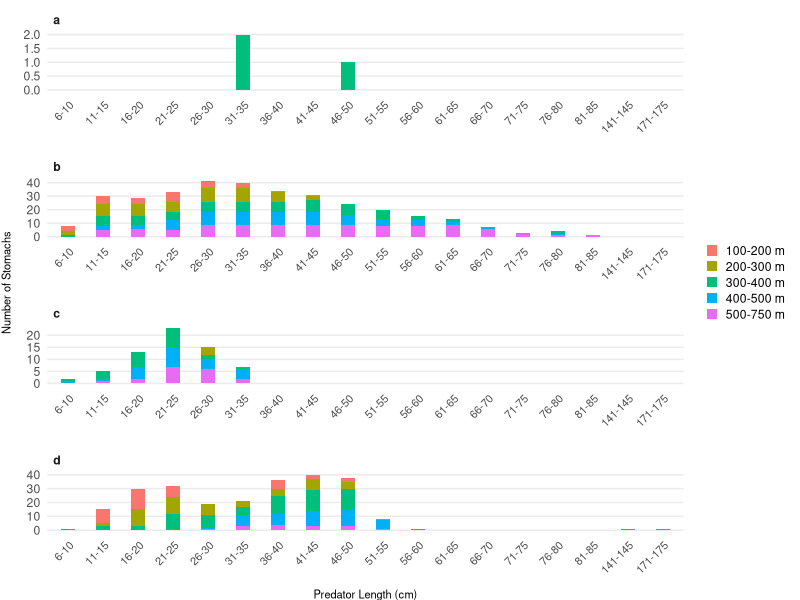
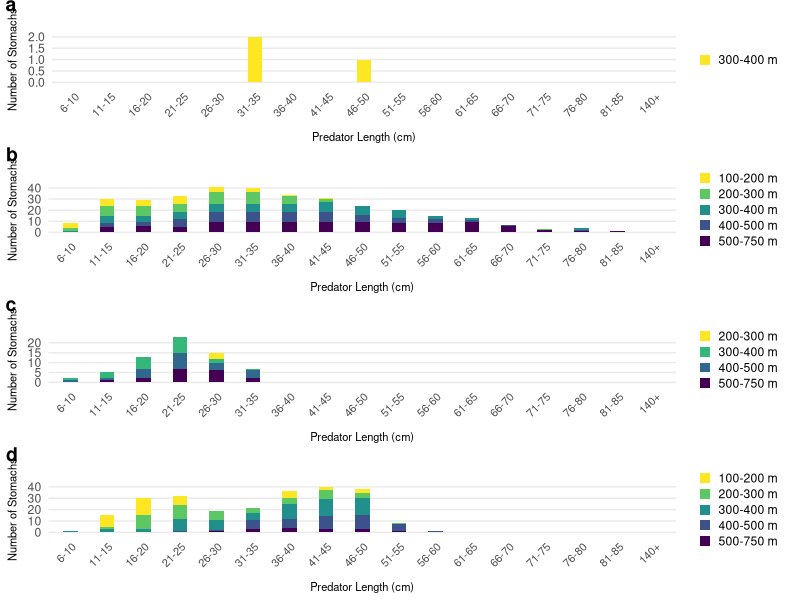
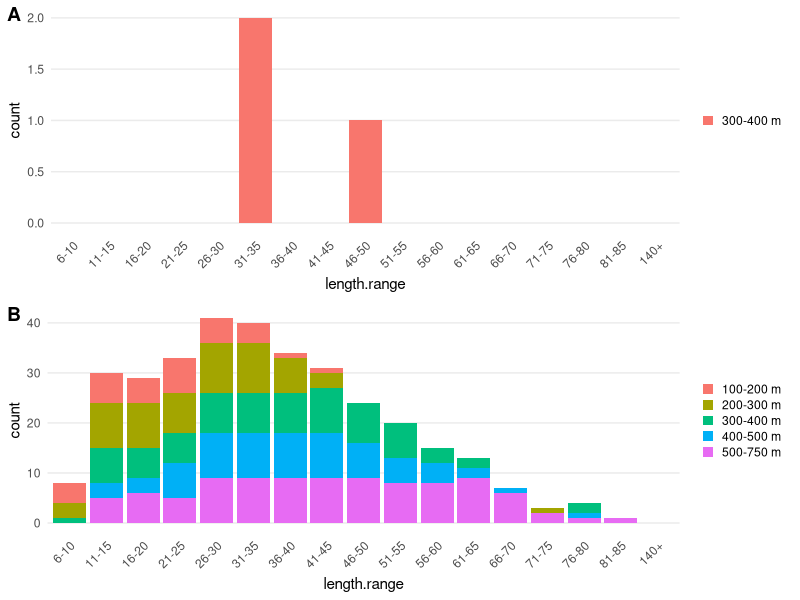

The R script that drew these images, in order: (Note: this script raises an error after producing the figures.)
################################################################################
################################################################################
#                   Figure 5 Stomach by Length & Depth - DRAFT
################################################################################
################################################################################

# Author: Krista Kenyon (KAK)
# Date Created: June 17/2024
# Date Last Modified: June 28/2024 by KAK

# Document Purpose: Working document for creating the Figure 5 paneled bar charts.
    # Working in code is simpler and faster here than in the R Markdown document
        # R Markdown places code results below chunks, which can mean a lot of scrolling
        # Not worried about accidentally knitting the whole document when testing out different code chunks
    # Current version is up to date clean code.

# Document Sections:
    # Remaining Tasks
    # Library's to Load
    # Chunk A: Importing and Prepping the Data
        # copy of R Markdown Chunk 2: import data
        # no modifications were made to this chunk
    # Chunk B: Creating the Paneled Bar Charts examining stomachs sampled per fish length
        # code transferred into the R Markdown Chunk 5: stomach-length
    # Additional Notes


# To see tutorials, key webpages, and key videos I used to create and format the 
# bar chart, please see the 'Draft_Script_Fig05_Stomach-by-Length.R' in the 'Draft Code' folder


################################################################################
######################### Remaining Tasks ######################################
################################################################################

## Step 1: Select which chart style I will go with

## Step 2: Save base prey and pred dataframe outputs for cleaner code

## Step 3: Clean up Document Code

## Step 4: Clean up Draft Script doc
  
## Step 5: Decide if I want to mess around with panel boarders right now

## BACKBURNER: Is there a way to clean up my predator length codes


################################################################################
####################### Library's to Load ######################################
################################################################################
library(ggplot2) 
library(tidyverse)
library(dplyr)
library(reshape2) 
library(viridis)  # Fig 5 - color blind friendly palette
# library(ggrepel)

################################################################################
################### Importing and Prepping the Data ########################
###############################################################################

# This code chunk:
    # imports the data
    # manipulates the data it to create the base prey dataframe
    # manipulates the data it to create the base predator dataframe
    # checks & saves the dataframe structures

# The data imported must be structured consistently in order to utilize this coding.

# All code to check dataframe structure are commented out. If not they will produce outputs into the report.


############################ Key Data Structure Assumption #####################

# It is assumed that the imported data will initially have a structure consistent to the example saved immediately below. Particularly the variable names and variable data type (e.g. chr, int, num)

### Example initial imported dataset structure 

# 'data.frame':	1236 obs. of  19 variables:
# $ ContentKey        : chr  "62114003_892_3_1_-14_1733" "62114003_892_3_1_-15_1732" "62114003_892_3_1_-16_1728" "62114003_892_3_1_-17_1729" ...
# $ Prey_OS_ID        : int  6967 9998 6967 6967 6967 6967 8020 8020 4950 8530 ...
# $ PreyWt            : num  0.3 NA 0.286 0.091 0.079 ...
# $ Prey_Count        : int  NA NA NA NA NA NA NA NA NA NA ...
# $ OS_ID             : int  892 892 892 892 892 892 892 892 892 892 ...
# $ Length            : num  24.5 20 20 20.5 17 14 37.5 27 27 33 ...
# $ Trawl_ID          : int  62114003 62114003 62114003 62114003 62114003 62114003 62114003 62114003 62114003 62114003 ...
# $ Year              : int  2019 2019 2019 2019 2019 2019 2019 2019 2019 2019 ...
# $ Start.Depth       : int  269 269 269 269 269 269 269 269 269 269 ...
# $ End.Depth         : int  271 271 271 271 271 271 271 271 271 271 ...
# $ Depth.Range       : chr  "201-300" "201-300" "201-300" "201-300" ...
# $ Study.Area        : chr  "2G" "2G" "2G" "2G" ...
# $ Scientific.Name   : chr  "REINHARDTIUS HIPPOGLOSSOIDES" "REINHARDTIUS HIPPOGLOSSOIDES" "REINHARDTIUS HIPPOGLOSSOIDES" "REINHARDTIUS HIPPOGLOSSOIDES" ...
# $ CommonName        : chr  "GREENLAND HALIBUT, TURBOT" "GREENLAND HALIBUT, TURBOT" "GREENLAND HALIBUT, TURBOT" "GREENLAND HALIBUT, TURBOT" ...
# $ Start.Lat.Degree  : int  57 57 57 57 57 57 57 57 57 57 ...
# $ Start.Lat.Minutes : num  45.1 45.1 45.1 45.1 45.1 ...
# $ Start.Long.Degree : int  60 60 60 60 60 60 60 60 60 60 ...
# $ Start.Long.Minutes: num  24.2 24.2 24.2 24.2 24.2 ...
# $ FishKey           : chr  "62114003_892_3_1_-14" "62114003_892_3_1_-15" "62114003_892_3_1_-16" "62114003_892_3_1_-17" ...


####################### Importing Your Data ####################################


### import data

prey <- read.csv('data/raw/2019_StomachContent_test.csv') 
    # assumes header=TRUE and knows it's separated by commas
# head(prey)

# str(prey)
    # check initial data structure. Does it match example?


########################## Creating Base Prey Dataframe ########################

# 'prey' dataframe: each row is a new prey item per sampled stomachs

# Dataframe transformations:
    # add column with shrimp fishing regions (EAZ, WAZ, SFA4)
    # add column with predator 'category' names (Atlantic code, Greenland halibut, Redfish, Skate)

# Finish with checking and storing dataframe structure


 
### Adding 'region' category (WAZ, EAZ, SFA4) 

prey$region = prey$Study.Area  
    # creates new column that is duplicate of sa.code, and renames to pred. name

prey <- prey %>% 
  mutate(region=recode(region, "RISA"="EAZ", "SFA2EX"="EAZ", "SFA3" ="WAZ","2G"="SFA4"))
    # renaming values in the prey$region column
 


### Adding predator category

prey$pred.name = prey$OS_ID  
    # creates new column that is duplicate of pred.sp, and renames to pred. name

prey <- prey %>%
  mutate(pred.name=recode(pred.name, "892" = "Greenland halibut",
                          "438" = "Atlantic cod",
                          "792" = "Redfish", "793" = "Redfish", "794" = "Redfish",
                          "997" = "Redfish", "998" = "Redfish",
                          "80" = "Skate", "88" = "Skate", "89" = "Skate",
                          "90" = "Skate", "91" = "Skate", "92" = "Skate",
                          "94" = "Skate", "95" = "Skate", "96" = "Skate",
                          "97" = "Skate"))
    # replaces species codes with predatory categories in new column. 
    # See 'Predator Codes and Names.txt' file in 'Scripts' folder for list of species names attached to each code



### Checking our Base Prey Dataframe Modifications

# which(is.na(prey))
    # checking if there are blank values or NA's in the dataframe

str(prey) 
    # checking new dataframe structure to ensure all updates are good


### Saving Structure of Base 2019 Dataframe

# 'data.frame':	1236 obs. of  21 variables:
# $ ContentKey        : chr  "62114003_892_3_1_-14_1733" "62114003_892_3_1_-15_1732" "62114003_892_3_1_-16_1728" "62114003_892_3_1_-17_1729" ...
# $ Prey_OS_ID        : int  6967 9998 6967 6967 6967 6967 8020 8020 4950 8530 ...
# $ PreyWt            : num  0.3 NA 0.286 0.091 0.079 ...
# $ Prey_Count        : int  NA NA NA NA NA NA NA NA NA NA ...
# $ OS_ID             : int  892 892 892 892 892 892 892 892 892 892 ...
# $ Length            : num  24.5 20 20 20.5 17 14 37.5 27 27 33 ...
# $ Trawl_ID          : int  62114003 62114003 62114003 62114003 62114003 62114003 62114003 62114003 62114003 62114003 ...
# $ Year              : int  2019 2019 2019 2019 2019 2019 2019 2019 2019 2019 ...
# $ Start.Depth       : int  269 269 269 269 269 269 269 269 269 269 ...
# $ End.Depth         : int  271 271 271 271 271 271 271 271 271 271 ...
# $ Depth.Range       : chr  "201-300" "201-300" "201-300" "201-300" ...
# $ Study.Area        : chr  "2G" "2G" "2G" "2G" ...
# $ Scientific.Name   : chr  "REINHARDTIUS HIPPOGLOSSOIDES" "REINHARDTIUS HIPPOGLOSSOIDES" "REINHARDTIUS HIPPOGLOSSOIDES" "REINHARDTIUS HIPPOGLOSSOIDES" ...
# $ CommonName        : chr  "GREENLAND HALIBUT, TURBOT" "GREENLAND HALIBUT, TURBOT" "GREENLAND HALIBUT, TURBOT" "GREENLAND HALIBUT, TURBOT" ...
# $ Start.Lat.Degree  : int  57 57 57 57 57 57 57 57 57 57 ...
# $ Start.Lat.Minutes : num  45.1 45.1 45.1 45.1 45.1 ...
# $ Start.Long.Degree : int  60 60 60 60 60 60 60 60 60 60 ...
# $ Start.Long.Minutes: num  24.2 24.2 24.2 24.2 24.2 ...
# $ FishKey           : chr  "62114003_892_3_1_-14" "62114003_892_3_1_-15" "62114003_892_3_1_-16" "62114003_892_3_1_-17" ...
# $ region            : chr  "SFA4" "SFA4" "SFA4" "SFA4" ...
# $ pred.name         : chr  "Greenland halibut" "Greenland halibut" "Greenland halibut" "Greenland halibut" ...



###################### Creating Base Predator Dataframe ########################

# 'pred' dataframe: each row is a new fish that's stomach was sampled 

# Dataframe transformations:
    # check number of fish sampled
    # duplicate prey dataframe
    # remove duplicate fish-id values (from multiple prey found within stomachs)
    # confirm number of sampled fish retained is correct
    # add column for number of stomachs sampled

# Finish with checking and storing dataframe structure



### checking how many unique fish were sampled

length(unique(prey$FishKey))
    # 2019 data: 644 observations


### duplicating base prey dataframe

pred <- prey


### Retain one row per sampled fish

# removing duplicated values for FishKey so that there is one entry per predator
pred <- pred[!duplicated(pred$FishKey),]
    # removes duplicates in FishKey
    # code found here https://stackoverflow.com/questions/52038660/how-to-subset-your-dataframe-to-only-keep-the-first-duplicate

# CHECK NUMBER VARIABLES! Does it match # unique fish sampled above
str(pred) 
    # for 2019 data: 644 observations


### Adding category for the number of stomachs sampled per fish

pred$sampled.stomach <- 1 


### Saving Structure of Base Dataframe
str(pred)

# 'data.frame':	644 obs. of  22 variables:
#   $ ContentKey        : chr  "62114003_892_3_1_-14_1733" "62114003_892_3_1_-15_1732" "62114003_892_3_1_-16_1728" "62114003_892_3_1_-17_1729" ...
# $ Prey_OS_ID        : int  6967 9998 6967 6967 6967 6967 8020 8020 8530 8020 ...
# $ PreyWt            : num  0.3 NA 0.286 0.091 0.079 ...
# $ Prey_Count        : int  NA NA NA NA NA NA NA NA NA NA ...
# $ OS_ID             : int  892 892 892 892 892 892 892 892 892 892 ...
# $ Length            : num  24.5 20 20 20.5 17 14 37.5 27 33 33.5 ...
# $ Trawl_ID          : int  62114003 62114003 62114003 62114003 62114003 62114003 62114003 62114003 62114003 62114003 ...
# $ Year              : int  2019 2019 2019 2019 2019 2019 2019 2019 2019 2019 ...
# $ Start.Depth       : int  269 269 269 269 269 269 269 269 269 269 ...
# $ End.Depth         : int  271 271 271 271 271 271 271 271 271 271 ...
# $ Depth.Range       : chr  "201-300" "201-300" "201-300" "201-300" ...
# $ Study.Area        : chr  "2G" "2G" "2G" "2G" ...
# $ Scientific.Name   : chr  "REINHARDTIUS HIPPOGLOSSOIDES" "REINHARDTIUS HIPPOGLOSSOIDES" "REINHARDTIUS HIPPOGLOSSOIDES" "REINHARDTIUS HIPPOGLOSSOIDES" ...
# $ CommonName        : chr  "GREENLAND HALIBUT, TURBOT" "GREENLAND HALIBUT, TURBOT" "GREENLAND HALIBUT, TURBOT" "GREENLAND HALIBUT, TURBOT" ...
# $ Start.Lat.Degree  : int  57 57 57 57 57 57 57 57 57 57 ...
# $ Start.Lat.Minutes : num  45.1 45.1 45.1 45.1 45.1 ...
# $ Start.Long.Degree : int  60 60 60 60 60 60 60 60 60 60 ...
# $ Start.Long.Minutes: num  24.2 24.2 24.2 24.2 24.2 ...
# $ FishKey           : chr  "62114003_892_3_1_-14" "62114003_892_3_1_-15" "62114003_892_3_1_-16" "62114003_892_3_1_-17" ...
# $ region            : chr  "SFA4" "SFA4" "SFA4" "SFA4" ...
# $ pred.name         : chr  "Greenland halibut" "Greenland halibut" "Greenland halibut" "Greenland halibut" ...
# $ sampled.stomach      : num  1 1 1 1 1 1 1 1 1 1 ...





################################################################################
############## Chunk B: Creating Fig 5 Paneled-Bar Chart #######################
################################################################################

# The purpose of this code chunk is to create Figure 5

# The sections of this code chunk are:
    # Creating a new dataframe for Figure 5
    # Creating and Formatting Figure 5 paneled-bar chart


# If desired, additional notes and links to tutorial youtubes/webpages I used to create Figure 5 are recorded in (scripts/draft code/Draft_Script_Fig5_Stomach-by-Length.R)

# Those notes include sites and tutorials that assisted me with:
    # ....................
    # ....................
    # ....................


################### Creating New Dataframe for Fig 5 ###########################

# This dataframe will detail the total sum of stomachs sampled per size class within each depth stratum.
    # Different panel for each predator category

# All code to check dataframe structure are commented out. If not they will produce outputs into the report.

# New Dataframe structure will need:
    # Three categorical variables:
        # x-axis: predator length
        # fill: depth range
        # facet: predator category
    # One numerical variable:
        # y-axis: sum stomach samples that falls within categories



### Adding depth range category
    # The database does have a depth-range column with a variety of values.
    # This code needs to be repeatable.
    # I'm not sure if new depth-range categories will be added in the future
    # So I am creating a depth range category based on start and end depths

# creating new column filled with NAs (makes QA easier)
pred$depth <- NA 

# Creating the depth range categories
    # yes multiple categories both use the same 'start/end' points.
    # the combination of requirements within each depth category means there isn't actually overlap
pred$depth[pred$Start.Depth >= 100 & pred$End.Depth >= 100 & 
             pred$Start.Depth <= 200 & pred$End.Depth <= 200] <- "100-200 m"

pred$depth[pred$Start.Depth >= 200 & pred$End.Depth >= 200 & 
             pred$Start.Depth <= 300 & pred$End.Depth <= 300] <- "200-300 m"

pred$depth[pred$Start.Depth >= 300 & pred$End.Depth >= 300 & 
             pred$Start.Depth <= 400 & pred$End.Depth <= 400] <- "300-400 m"

pred$depth[pred$Start.Depth >= 400 & pred$End.Depth >= 400 & 
             pred$Start.Depth <= 500 & pred$End.Depth <= 500] <- "400-500 m"

pred$depth[pred$Start.Depth >= 500 & pred$End.Depth >= 500 & 
             pred$Start.Depth <= 750 & pred$End.Depth <= 750] <- "500-750 m"

# check if there are any NAs remaining (shows # NA's per column)
colSums(is.na(pred))   





### Adding predator length range category

## creating new column filled with NAs (makes QA easier)
pred$length.range <- NA

# Creating the depth range categories
pred$length.range[pred$Length < 6] <- "0-5" 
pred$length.range[pred$Length >= 6 & pred$Length < 11] <- "6-10"
pred$length.range[pred$Length >= 11 & pred$Length < 16] <- "11-15"
pred$length.range[pred$Length >= 16 & pred$Length < 21] <- "16-20"
pred$length.range[pred$Length >= 21 & pred$Length < 26] <- "21-25"
pred$length.range[pred$Length >= 26 & pred$Length < 31] <- "26-30"
pred$length.range[pred$Length >= 31 & pred$Length < 36] <- "31-35"
pred$length.range[pred$Length >= 36 & pred$Length < 41] <- "36-40"
pred$length.range[pred$Length >= 41 & pred$Length < 46] <- "41-45"
pred$length.range[pred$Length >= 46 & pred$Length < 51] <- "46-50"
pred$length.range[pred$Length >= 51 & pred$Length < 56] <- "51-55"
pred$length.range[pred$Length >= 56 & pred$Length < 61] <- "56-60"
pred$length.range[pred$Length >= 61 & pred$Length < 66] <- "61-65"
pred$length.range[pred$Length >= 66 & pred$Length < 71] <- "66-70"
pred$length.range[pred$Length >= 71 & pred$Length < 76] <- "71-75"
pred$length.range[pred$Length >= 76 & pred$Length < 81] <- "76-80"
pred$length.range[pred$Length >= 81 & pred$Length < 85] <- "81-85"
pred$length.range[pred$Length >= 86 & pred$Length < 91] <- "86-90"
pred$length.range[pred$Length >= 91 & pred$Length < 96] <- "91-95"
pred$length.range[pred$Length >= 96 & pred$Length < 101] <- "96-100"
pred$length.range[pred$Length >= 101 & pred$Length < 106] <- "101-105"
pred$length.range[pred$Length >= 106 & pred$Length < 111] <- "106-110"
pred$length.range[pred$Length >= 111 & pred$Length < 116] <- "111-115"
pred$length.range[pred$Length >= 116 & pred$Length < 121] <- "116-120"
pred$length.range[pred$Length >= 121 & pred$Length < 126] <- "121-125"
pred$length.range[pred$Length >= 126 & pred$Length < 131] <- "126-130"
pred$length.range[pred$Length >= 131 & pred$Length < 136] <- "131-135"
pred$length.range[pred$Length >= 136 & pred$Length < 141] <- "136-140"
pred$length.range[pred$Length >= 141 & pred$Length < 146] <- "141-145"
pred$length.range[pred$Length >= 146 & pred$Length < 151] <- "146-150"
pred$length.range[pred$Length >= 151 & pred$Length < 156] <- "151-155"
pred$length.range[pred$Length >= 156 & pred$Length < 161] <- "156-160"
pred$length.range[pred$Length >= 161 & pred$Length < 166] <- "161-165"
pred$length.range[pred$Length >= 166 & pred$Length < 171] <- "166-170"
pred$length.range[pred$Length >= 171 & pred$Length < 176] <- "171-175"
pred$length.range[pred$Length >= 176 & pred$Length < 181] <- "176-180"
pred$length.range[pred$Length >= 181 & pred$Length < 185] <- "181-185"
pred$length.range[pred$Length >= 186 & pred$Length < 191] <- "186-190"
pred$length.range[pred$Length >= 191 & pred$Length < 196] <- "191-195"
pred$length.range[pred$Length >= 196 & pred$Length < 201] <- "196-200"


colSums(is.na(pred)) 


# I still don't like the above code. It's super clunky. BUT it will give the desired effects.
# Any values outside of these defined ranges in future years will appear as NA in the charts.

# For my attempts at cleaner binning code, and rational as to why those methods were not used:
    # See the bottom of scripts/draft code/Draft_Script_Fig5_Stomach-by-Length.R



############### Building and Formatting the Grouped Bar Chart ##################

#### Option 1 ####

# This option has 1 legend and uses the predator category as a title vs a/b/c/d


# look at for panel labels and outlines in following webpage: https://stackoverflow.com/questions/67098543/facet-wrap-labels-as-panel-labels-in-ggplot

# look at for labels per panel https://stackoverflow.com/questions/14840542/place-a-legend-for-each-facet-wrap-grid-in-ggplot2

####### TESTING FACET_GRID
 
# 
# ggplot(pred, aes(reorder(length.range, Length))) +
#   
#   geom_bar(aes(fill = depth),
#            position = "stack",
#            stat="count",
#            width = 0.4) +   
#   
#   facet_grid(depth ~ pred.name) #, 
#              # scale = "free_y",
#              # axes = "all_x")
# 
# theme_minimal() + 
#   
#   theme(axis.text.x = element_text(angle = 45,hjust = 1, size = 8 ),
#         axis.title = element_text(size = 8),
#         axis.title.y = element_text(vjust = +3),                 # pulls y-axis title away from chart
#         axis.title.x = element_text(vjust = -2),                 # pulls x-axis title away from chart
#         legend.title = element_blank(),                          # removes legend title
#         common.legend = TRUE,
#         legend.key.size = unit(3, "mm"),                         # adjusts width of legend color symbols
#         legend.key.height = unit(3, "mm"),                       # adjusts height of legend color symbols
#         legend.key.spacing.y = unit(1, "mm"),                    # defines space between legend items
#         panel.grid.minor = element_blank(),                      # removes all minor grid-lines
#         panel.grid.major.x = element_blank(),
#         panel.spacing = unit(13, 'point'),                         # adds space between panels
#         # panel.border = element_rect(fill = "transparent",        # needed to add the boarder       
#         #                            color = "black", linewidth = 1.0), # boarder color and width
#         strip.text = element_text(face = "bold",      # bolds the panel titles
#                                   hjust = 0)) +       # pulls panel titles to the top left
#   
#   labs(x = "Predator Length (cm)",
#        y = "Number of Stomachs")


####

g05<- ggplot(pred, aes(reorder(length.range, Length))) +  # orders the X-axis categories based on numerical length of fish
        # basically makes ggplot see and order the x-axis as numbers vs text
  
  geom_bar(aes(fill = depth),
           position = "stack",
           stat="count",
           width = 0.4) +   # changes the width of the bars 
  
  facet_wrap(~ pred.name, 
             nrow = 5, 
             scale = "free_y",
             axes = "all_x") +
  
 # scale_x_discrete(limits = c("6-10", "11-15", "16-20", "21-25", "26-30", "31-35", "36-40",
 #                              "41-45", "46-50", "51-55", "56-60", "61-65", "66-70", 
 #                             "71-75", "76-80", "81-85", "140+")) +
  
 # scale_fill_viridis(discrete = TRUE,   # color-blind friendly palet for discrete data
 #                    direction = -1) +  # flips the order of the colours
    
  theme_minimal() + 
  
  theme(axis.text.x = element_text(angle = 45,hjust = 1, size = 8 ),
        axis.title = element_text(size = 8),
        axis.title.y = element_text(vjust = +3),                 # pulls y-axis title away from chart
        axis.title.x = element_text(vjust = -2),                 # pulls x-axis title away from chart
        legend.title = element_blank(),                          # removes legend title
        common.legend = TRUE,
        legend.key.size = unit(3, "mm"),                         # adjusts width of legend color symbols
        legend.key.height = unit(3, "mm"),                       # adjusts height of legend color symbols
        legend.key.spacing.y = unit(1, "mm"),                    # defines space between legend items
        panel.grid.minor = element_blank(),                      # removes all minor grid-lines
        panel.grid.major.x = element_blank(),
        panel.spacing = unit(13, 'point'),                         # adds space between panels
        # panel.border = element_rect(fill = "transparent",        # needed to add the boarder       
        #                            color = "black", linewidth = 1.0), # boarder color and width
        strip.text = element_text(face = "bold",      # bolds the panel titles
                                  hjust = 0)) +       # pulls panel titles to the top left
  
  labs(x = "Predator Length (cm)",
       y = "Number of Stomachs")


### Option 2 ###

# This option has 1 legend and uses a/b/c/d for each panel

g05 +  facet_wrap(~ pred.name, 
                   nrow = 5, 
                   scale = "free_y",
                   axes = "all_x",
                   labeller = labeller(pred.name = 
                                         c("Atlantic cod" = "a",
                                           "Greenland halibut" = "b",
                                           "Redfish" = "c",
                                           "Skate" = "d")))

### Option 3 ###

# This option has individual legends and uses a/b/c/d for each panel
    # So far I can't get each individual legends to show the 0'd values

# Testing using Grid-arrange

library(gridExtra)
library(ggpubr)

sp <- split(pred,f = pred$pred.name)

p01 <- ggplot(sp$`Atlantic cod`, aes(x = length.range, fill = depth)) +
  
  geom_bar(position = "stack",
           stat="count",
           width = 0.4) +   # changes the width of the bars 
  
  scale_x_discrete(limits = c("6-10", "11-15", "16-20", "21-25", "26-30", "31-35", "36-40",
                              "41-45", "46-50", "51-55", "56-60", "61-65", "66-70", 
                              "71-75", "76-80", "81-85", "140+")) +
  
  scale_fill_viridis(discrete = TRUE,   # color-blind friendly palet for discrete data
                     direction = -1) +  # flips the order of the colours
  
  # scale_fill_manual(values = c("red", "blue", "green", "purple", "pink"),
  #                   breaks = c("100-200 m", "200-300 m", "300-400 m", "300-400 m", "500-750 m"),
  #                   labels = c("100-200 m", "200-300 m", "300-400 m", "300-400 m", "500-750 m"),
  #                   drop = FALSE) +
  
 # scale_fill_manual(values = depth, breaks = c("100-200 m", "200-300 m", "300-400 m", "300-400 m", "500-750 m")) +
  theme_minimal() + 
  
  theme(axis.text.x = element_text(angle = 45,hjust = 1, size = 8 ),
        axis.title = element_text(size = 8),
        axis.title.y = element_text(vjust = +3),                 # pulls y-axis title away from chart
        axis.title.x = element_text(vjust = -2),                 # pulls x-axis title away from chart
        legend.title = element_blank(),                          # removes legend title
        legend.key.size = unit(3, "mm"),                         # adjusts width of legend color symbols
        legend.key.height = unit(3, "mm"),                       # adjusts height of legend color symbols
        legend.key.spacing.y = unit(1, "mm"),                    # defines space between legend items
        panel.grid.minor = element_blank(),                      # removes all minor grid-lines
        panel.grid.major.x = element_blank(),
        plot.margin = margin(t=25, r=8, b=10, l=9)) +
  
  labs(x = "Predator Length (cm)",
       y = "Number of Stomachs")


p02 <- p01 %+% sp$`Greenland halibut`
p03 <- p01 %+% sp$Redfish
p04 <- p01 %+% sp$Skate

ggarrange(p01, p02, p03, p04, 
             nrow = 4, labels = "auto", vjust = 0.8)

?ggarrange

#### BELOW IS MESSY
# Using dplyr and ggarrange - this is getting messy fast. Not a fan

p1 <- pred %>% filter(pred.name == "Atlantic cod") %>% 
  ggplot(aes(x = length.range, fill = depth)) +
  geom_bar(position = "stack",
           stat = "count") +
  scale_x_discrete(limits = c("6-10", "11-15", "16-20", "21-25", "26-30", "31-35", "36-40",
                              "41-45", "46-50", "51-55", "56-60", "61-65", "66-70", 
                              "71-75", "76-80", "81-85", "140+")) +
  theme_minimal() + 
  
  theme(axis.text.x = element_text(angle = 45,hjust = 1 ),
        legend.title = element_blank(),                          # removes legend title
        legend.key.size = unit(3, "mm"),                         # adjusts width of legend color symbols
        legend.key.height = unit(3, "mm"),                       # adjusts height of legend color symbols
        legend.key.spacing.y = unit(1, "mm"),                    # defines space between legend items
        panel.grid.minor = element_blank(),                      # removes all minor grid-lines
        panel.grid.major.x = element_blank())


p2 <- pred %>% filter(pred.name == "Greenland halibut") %>% 
  ggplot(aes(x = length.range, fill = depth)) +
  geom_bar(position = "stack",
           stat = "count") +
  scale_x_discrete(limits = c("6-10", "11-15", "16-20", "21-25", "26-30", "31-35", "36-40",
                              "41-45", "46-50", "51-55", "56-60", "61-65", "66-70", 
                              "71-75", "76-80", "81-85", "140+")) +
  theme_minimal() + 
  
  theme(axis.text.x = element_text(angle = 45,hjust = 1 ),
        legend.title = element_blank(),                          # removes legend title
        legend.key.size = unit(3, "mm"),                         # adjusts width of legend color symbols
        legend.key.height = unit(3, "mm"),                       # adjusts height of legend color symbols
        legend.key.spacing.y = unit(1, "mm"),                    # defines space between legend items
        panel.grid.minor = element_blank(),                      # removes all minor grid-lines
        panel.grid.major.x = element_blank())


ggarrange(p1, p2, nrow = 2, labels = "AUTO")  

?scale_x_discrete()




####### BELOW IS FROM FIG 4

# Grouped Bar Chart
ggplot(data = region.total,
       aes(fill=pred.name, y=stomach.sum, x=region)) +

  geom_bar(position = position_dodge(),                          # makes the bars beside each other while being compatible with more additional arguments than: position = "dodge"
           width = 0.75,                                         # defines width of bars
           stat="identity",
           color = "black") +                                    # makes black boarders around bars

  geom_text(aes(label = stomach.sum),                            # label bar chats based on y value
            vjust = -0.5,                                        # puts labels above bars
            size = 3,                                            # changes size of labels
            position = position_dodge(width = 0.75)) +           # matches the labels with our grouped bars (match widths in geom_text and geom_bar)

  scale_fill_manual(values = c("Atlantic cod" = "#FCFED4",       # above assigns colour to particular predator categories
                               "Greenland halibut" = "#CCEDB1",
                               "Redfish" = "#41B7C4",
                               "Skate" ="#FF9999" )) +
  
  theme_minimal() +                                              # minimal theme removes right/left boarders, x-axis directly below bars, removes gray background color

  theme(legend.title = element_blank(),                          # removes legend title
        legend.key.size = unit(3, "mm"),                         # adjusts width of legend color symbols
        legend.key.height = unit(3, "mm"),                       # adjusts height of legend color symbols
        legend.key.spacing.y = unit(1, "mm"),                    # defines space between legend items
        panel.grid.minor = element_blank(),                      # removes all minor grid-lines
        panel.grid.major.x = element_blank()) +                  # removes grid-lines along the x-axis

  labs(x = "Region",                                             # x-axis title
       y = "Number of Stomachs Processed",)                      # y-axis title


